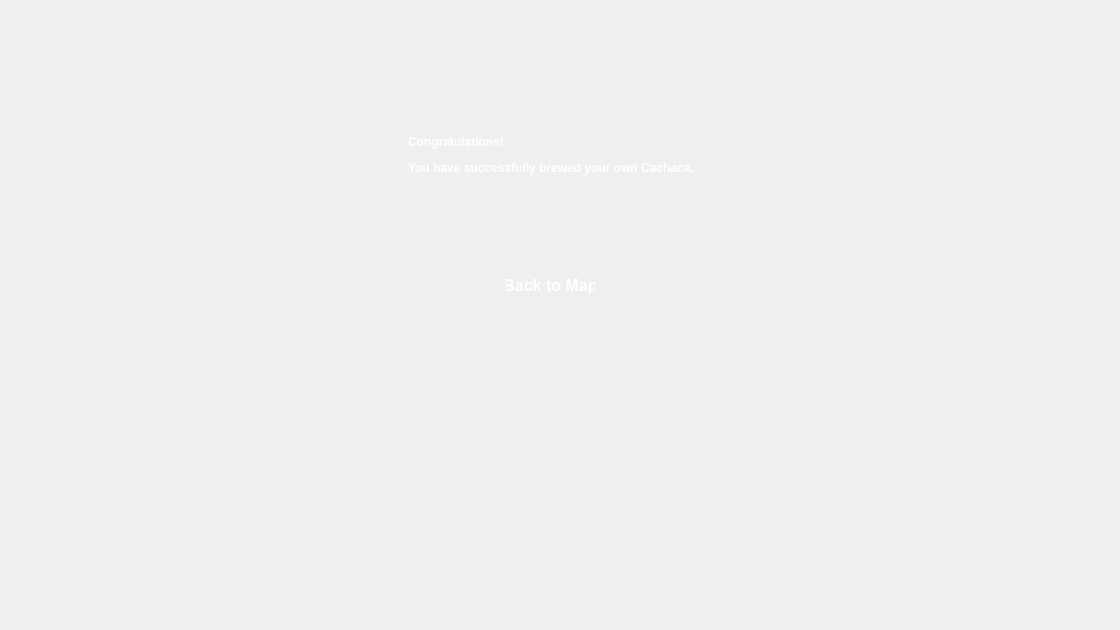
<?xml version="1.0" encoding="UTF-8"?>
<ui version="4.0">
 <class>BrazilOutro</class>
 <widget class="QWidget" name="BrazilOutro">
  <property name="geometry">
   <rect>
    <x>0</x>
    <y>0</y>
    <width>1120</width>
    <height>630</height>
   </rect>
  </property>
  <property name="maximumSize">
   <size>
    <width>1120</width>
    <height>630</height>
   </size>
  </property>
  <property name="windowTitle">
   <string>Form</string>
  </property>
  <widget class="QLabel" name="background">
   <property name="geometry">
    <rect>
     <x>0</x>
     <y>0</y>
     <width>1120</width>
     <height>630</height>
    </rect>
   </property>
   <property name="maximumSize">
    <size>
     <width>1120</width>
     <height>630</height>
    </size>
   </property>
   <property name="text">
    <string/>
   </property>
   <property name="pixmap">
    <pixmap resource="Pictures.qrc">:/Resources/pressBackground.png</pixmap>
   </property>
  </widget>
  <widget class="QLabel" name="table">
   <property name="geometry">
    <rect>
     <x>30</x>
     <y>330</y>
     <width>1031</width>
     <height>511</height>
    </rect>
   </property>
   <property name="text">
    <string/>
   </property>
   <property name="pixmap">
    <pixmap resource="Pictures.qrc">:/Resources/table.png</pixmap>
   </property>
   <property name="scaledContents">
    <bool>true</bool>
   </property>
  </widget>
  <widget class="QPushButton" name="returnButton">
   <property name="geometry">
    <rect>
     <x>490</x>
     <y>260</y>
     <width>121</width>
     <height>51</height>
    </rect>
   </property>
   <property name="styleSheet">
    <string notr="true">QPushButton {
    /* Base style */
    color: white;
    background-color: qlineargradient(
        x1: 0, y1: 0, 
        x2: 0, y2: 1, 
        stop: 0 #5cb85c, 
        stop: 1 #4cae4c);
    border: none;
    border-radius: 10px;
    padding: 8px 16px;
    font-size: 16px;
    font-weight: bold;
}

QPushButton:hover {
    /* Slightly brighter on hover */
    background-color: qlineargradient(
        x1: 0, y1: 0, 
        x2: 0, y2: 1, 
        stop: 0 #66bb6a, 
        stop: 1 #43a047);
}

QPushButton:pressed {
    /* Darker when pressed */
    background-color: qlineargradient(
        x1: 0, y1: 0, 
        x2: 0, y2: 1, 
        stop: 0 #43a047, 
        stop: 1 #388e3c);
}
</string>
   </property>
   <property name="text">
    <string>Back to Map</string>
   </property>
  </widget>
  <widget class="QLabel" name="label">
   <property name="geometry">
    <rect>
     <x>400</x>
     <y>110</y>
     <width>301</width>
     <height>91</height>
    </rect>
   </property>
   <property name="styleSheet">
    <string notr="true">color: white;
background: qlineargradient(
        x1:0, y1:0, x2:0, y2:1,
        stop:0 rgba(100, 100, 100, 100),
        stop:1 rgba(30, 30, 30, 220)
    );    
border-radius: 20px;
padding: 5px;</string>
   </property>
   <property name="text">
    <string>&lt;html&gt;&lt;head/&gt;&lt;body&gt;&lt;p&gt;&lt;span style=&quot; font-weight:700;&quot;&gt;Congratulations! &lt;/span&gt;&lt;/p&gt;&lt;p&gt;&lt;span style=&quot; font-weight:700;&quot;&gt;You have successfully brewed your own Cachaca.&lt;/span&gt;&lt;/p&gt;&lt;/body&gt;&lt;/html&gt;</string>
   </property>
   <property name="wordWrap">
    <bool>true</bool>
   </property>
  </widget>
  <widget class="QLabel" name="bottle">
   <property name="geometry">
    <rect>
     <x>440</x>
     <y>360</y>
     <width>221</width>
     <height>221</height>
    </rect>
   </property>
   <property name="text">
    <string/>
   </property>
   <property name="pixmap">
    <pixmap resource="Pictures.qrc">:/Resources/cachacaBottle.png</pixmap>
   </property>
   <property name="scaledContents">
    <bool>true</bool>
   </property>
  </widget>
 </widget>
 <resources>
  <include location="Pictures.qrc"/>
 </resources>
 <connections/>
</ui>
